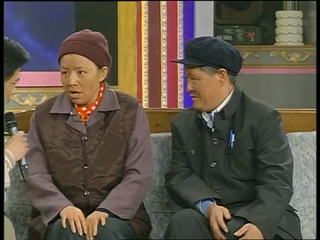
#> input picture .tmp-analysis/src/t1000.png, 320 x 240 px, given in place of t1000.png.jpg, which was not available
$ python -i make_motion.py   (imports and definitions only)
#> lines starting #> are read from the running program, lines starting #| are printed output that depends on the picture
#!/usr/bin/env python3
"""把 AI 静帧做成 9:16 电影感运动镜头，供 codecut 时间线使用。

- 裁掉底部 8.6% 的 AI 水印
- 居中裁成 1080x1920，并压一层很轻的底部渐变 scrim（保证字幕可读）
- ffmpeg zoompan 做 Ken Burns（推/拉 + 轻微横移）
- 统一胶片调色、暗角、颗粒
"""
from __future__ import annotations

import json
import subprocess
from pathlib import Path

import numpy as np
from PIL import Image

ROOT = Path(__file__).resolve().parents[1]
# [1 line that did not run here, left out]
SRC = ROOT / "assets/ai"
PLATES = ROOT / "assets/plates"
MOTION = ROOT / "assets/motion"
# [2 lines not run here, left out]

W, H = 1080, 1920
FPS = 30
BOTTOM_CROP = 0.086


def plate(name: str) -> Path:
#> called with name = '../../.tmp-analysis/src/t1000.png'
    out = PLATES / f"{name}.jpg"
    img = Image.open(SRC / f"{name}.jpg").convert("RGB")
#> img is the input picture: PIL image 320x240 RGB; mean R, G, B 93.2, 83.6, 71.2
    w, h = img.size
#> w = 320; h = 240
    # 1) 去掉底部水印
    img = img.crop((0, 0, w, int(h * (1 - BOTTOM_CROP))))
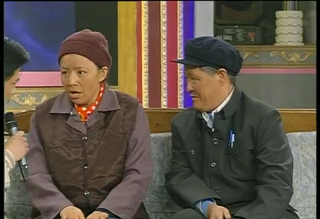
#> img: PIL image 320x219 RGB; mean R, G, B 94.6, 84.2, 72
    # 2) 等比放大到高度 1920，居中裁成 1080x1920
    w, h = img.size
#> h = 219
    scale = H / h
#> scale = 8.77
    nw = max(W, int(round(w * scale)))
#> nw = 2805
    img = img.resize((nw, H), Image.LANCZOS)
#> img: PIL image 2805x1920 RGB
    left = (nw - W) // 2
#> left = 862
    img = img.crop((left, 0, left + W, H))
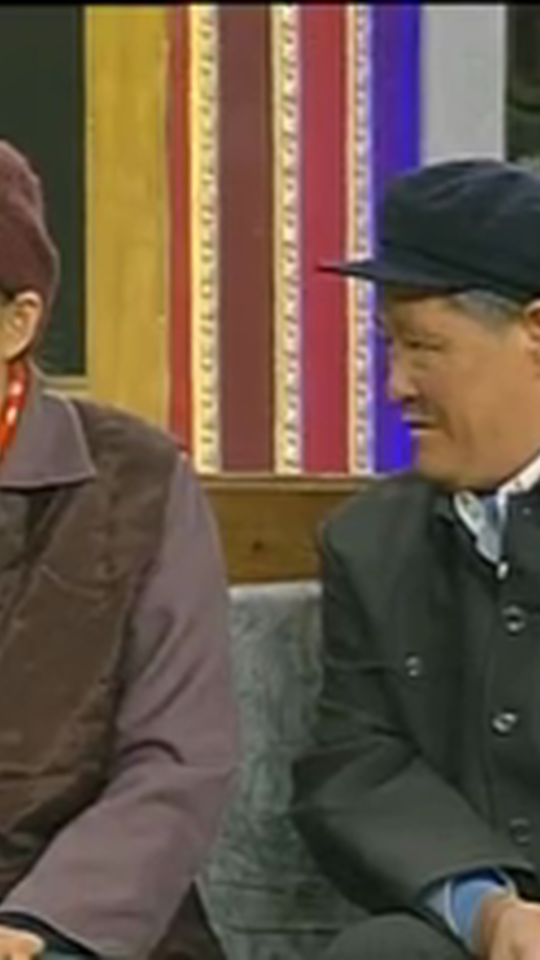
#> img: PIL image 1080x1920 RGB (shown at 1/2 size); mean R, G, B 102.6, 85.6, 70.9

    # 3) 底部渐变 scrim（0.62H 处开始，底部 0.46）
    arr = np.asarray(img).astype(np.float32)
    y = np.arange(H, dtype=np.float32) / H
    t = np.clip((y - 0.60) / 0.40, 0.0, 1.0)
    a = (t ** 1.7) * 0.46
    arr *= (1.0 - a)[:, None, None]
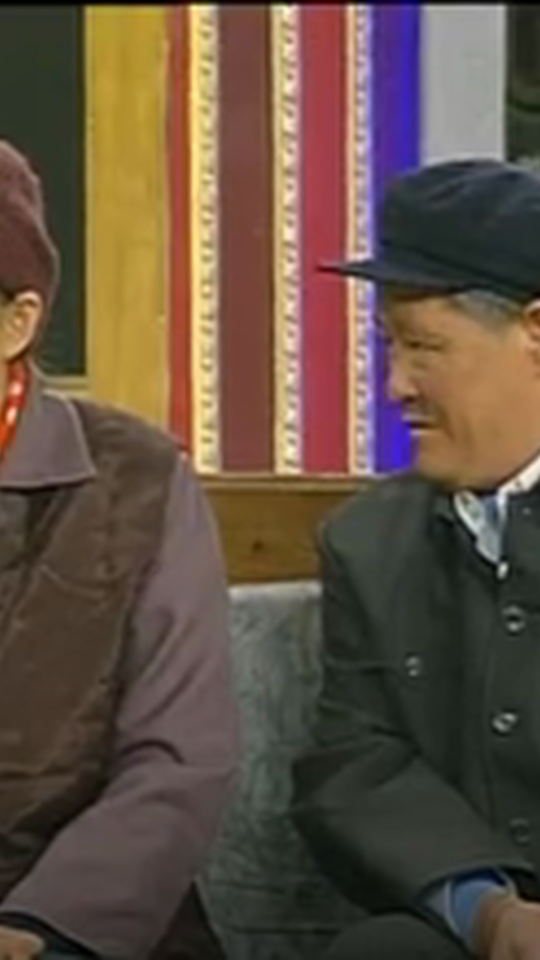
#> arr: shape (1920, 1080, 3) float32 (shown at 1/2 size); mean R, G, B 97.2, 80.5, 66.3
    img = Image.fromarray(np.clip(arr, 0, 255).astype(np.uint8))
    img.save(out, quality=95, subsampling=1)
    return out


# [50 lines left out: functions motion, main, not called in this run]


# [2 lines not run here, left out]

>>> result = plate('../../.tmp-analysis/src/t1000.png')

$ run again, on .tmp-analysis/src/t180.png
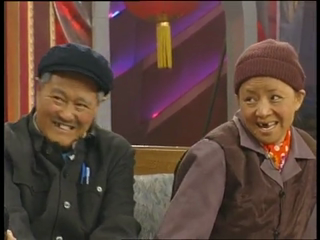
#> input picture .tmp-analysis/src/t180.png, 320 x 240 px, given in place of t180.png.jpg, which was not available
#> in plate, img is the input picture: PIL image 320x240 RGB; mean R, G, B 91.7, 68.7, 59.5
#> in plate, `img = img.crop((0, 0, w, int(h * (1 - BOTTOM_CROP))))`:
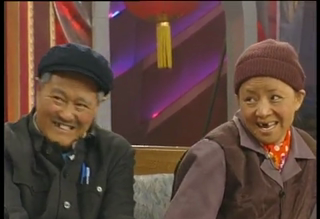
#> img: PIL image 320x219 RGB; mean R, G, B 94, 69.7, 60.4
#> in plate, `arr *= (1.0 - a)[:, None, None]`:
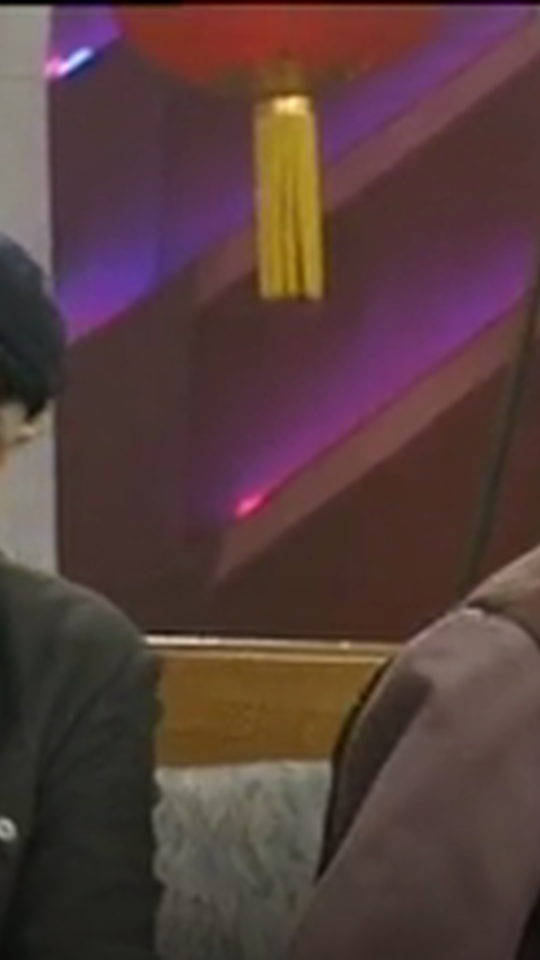
#> arr: shape (1920, 1080, 3) float32 (shown at 1/2 size); mean R, G, B 86.1, 62, 60.8

$ run again, on .tmp-analysis/src/t260.png
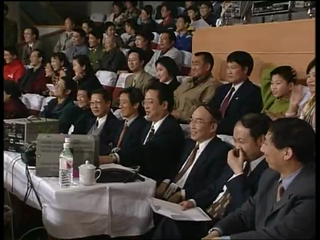
#> input picture .tmp-analysis/src/t260.png, 320 x 240 px, given in place of t260.png.jpg, which was not available
#> in plate, img is the input picture: PIL image 320x240 RGB; mean R, G, B 70, 60.2, 52.5
#> in plate, `img = img.resize((nw, H), Image.LANCZOS)`:
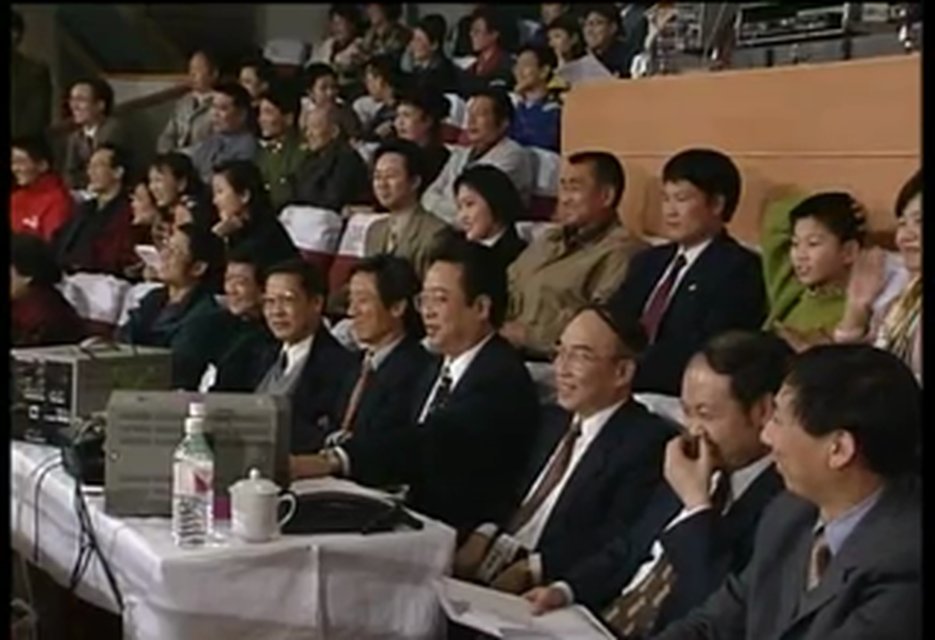
#> img: PIL image 2805x1920 RGB (shown at 1/3 size); mean R, G, B 72.8, 62.3, 54.1
#> in plate, `arr *= (1.0 - a)[:, None, None]`:
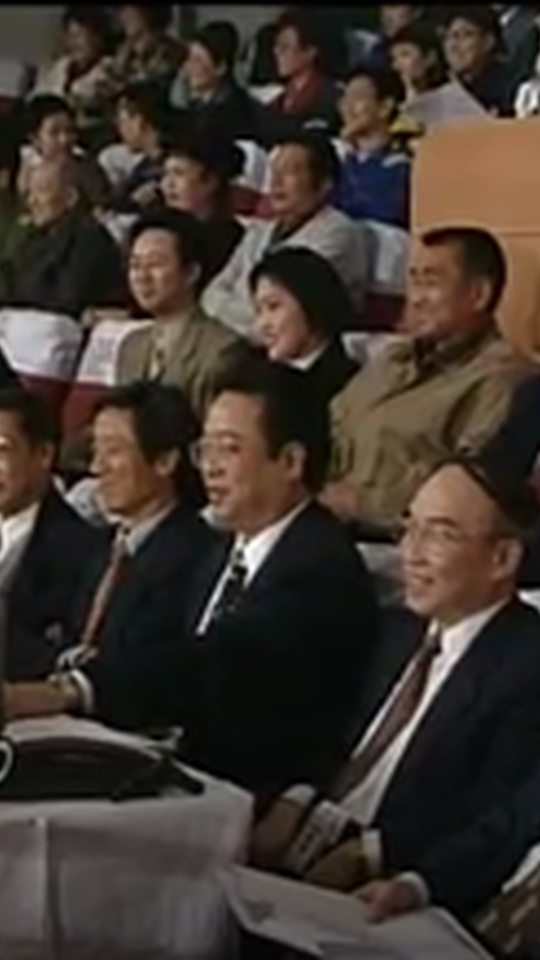
#> arr: shape (1920, 1080, 3) float32 (shown at 1/2 size); mean R, G, B 62.1, 53.2, 46.4
